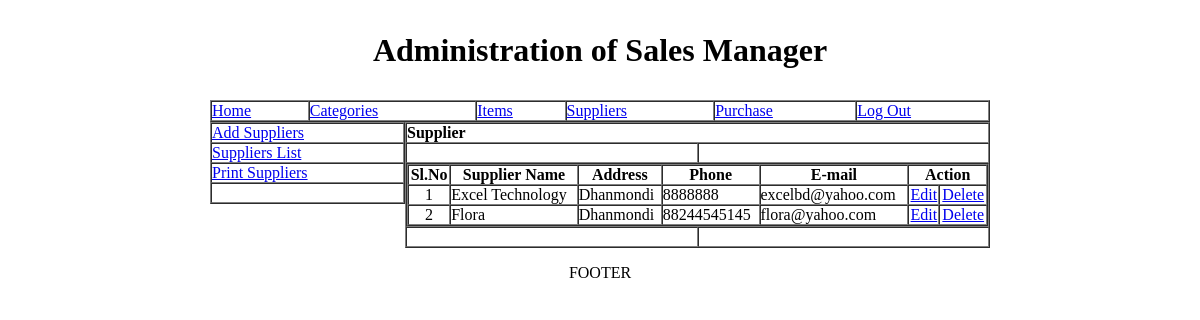
The page /supplier_list.php (signed in) on the database its author committed.
### tables this page shows
CREATE TABLE IF NOT EXISTS `suppliers` (
  `supplier_id` int(11) NOT NULL auto_increment,
  `supplier_name` varchar(200) NOT NULL,
  `address` text NOT NULL,
  `phone` varchar(100) NOT NULL,
  `email` varchar(100) NOT NULL,
  PRIMARY KEY  (`supplier_id`)
);

### supplier_list.php (the view, shortened to what this page needs)
<!DOCTYPE html PUBLIC "-//W3C//DTD XHTML 1.0 Transitional//EN" "http://www.w3.org/TR/xhtml1/DTD/xhtml1-transitional.dtd">
<html xmlns="http://www.w3.org/1999/xhtml">
<head>
<link rel="stylesheet" href="style/style.css" type="text/css" /></head>
<body>
<table width="780" border="0" align="center" cellpadding="0" cellspacing="0">
  <tr>
    <td height="100" colspan="2" align="center"><?php include('common_files/header.php'); ?></td>
  </tr>
  <tr>
    <td colspan="2" align="center" valign="top">
      <?php include('common_files/top_menu.php'); ?>
    </td>
  </tr>
  <tr>
    <td width="25%" valign="top"><?php include('common_files/supplier_submenu.php'); ?></td>
    <td valign="top">
	<form name="frm" method="post" action="">
	<table width="100%" border="1" align="center" cellpadding="0" cellspacing="0">
	  <tr>
        <td colspan="2"><strong>Supplier</strong></td>
        </tr>
      <tr>
        <td width="50%">&nbsp;</td>
        <td width="50%">&nbsp;</td>
      </tr>
      <tr>
        <td colspan="2">
		<?php
			$sql = 'SELECT * FROM suppliers order by supplier_name';
			$con=connect_db();
			$result = mysql_query($sql, $con);
			if($result && (mysql_num_rows($result) > 0) ) {
			?>
			<table width="100%" border="1" align="center" cellpadding="0" cellspacing="0">
			  <tr>
			  <th >Sl.No</th>
				<th >Supplier Name</th>
				<th >Address</th>
				<th >Phone</th>
				<th >E-mail</th>
				<th colspan="2"> Action</th>
				</tr>
			<?php
				$count = 1;
				while($data = mysql_fetch_array($result)) {
				?>
				  <tr>
					<td align="center"><?=$count++?></td>
					<td><?=$data["supplier_name"]?></td>
					<td><?=$data["address"]?></td>
					<td ><?=$data["phone"]?></td>
					<td ><?=$data["email"]?></td>
					<td align="center" ><a href="supplier_edit.php?supplier_id=<?=$data['supplier_id']?>">Edit</a></td>
					<td align="center" ><a href="supplier_delete.php?supplier_id=<?=$data['supplier_id']?>" onclick="return window.confirm('Are Your Sure You Want to Delete')">Delete</a></td>
				  </tr>
				<?php
				}
				}
				?>
	</table>
	</td>
      </tr>
      <tr>
        <td>&nbsp;</td>
        <td>&nbsp;</td>
      </tr>
    </table>
	</form>
	</td>
  </tr>
  <tr>
    <td height="50" colspan="2" align="center"><?php include('common_files/footer.php'); ?></td>
  </tr>
</table>
</body>
</html>

### style/style.css (style rules this page uses)
body { margin:0; padding:0; border:0; }

### rows shown on the page
suppliers: supplier_name "Excel Technology", address "Dhanmondi", phone "8888888", email "excelbd@yahoo.com"
suppliers: supplier_name "Flora", address "Dhanmondi", phone "88244545145", email "flora@yahoo.com"

### other values the page prints
APP_TITLE "Sales Manager"
